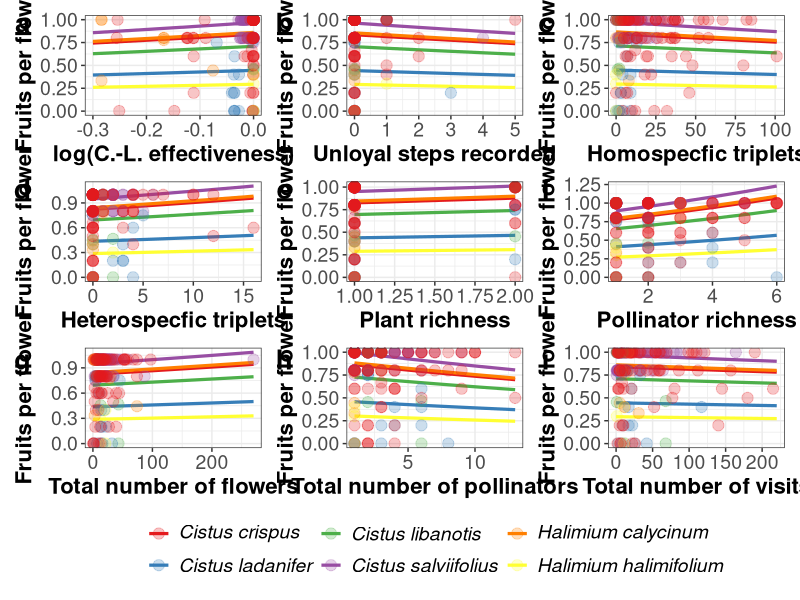

Reproduce this figure in R.

library(tidyverse)
library(glmmTMB)
library(RColorBrewer)
library(scales)

data_log_fullmodel <- read_csv("results/donana/data_gaussian_log_fullmodel.csv")
unique(data_log_fullmodel$Planta)

fullmodel <- glmmTMB(fruitset^2 ~  scale(homo_motif) + scale(hete_motif) + scale(Visits_tot)  + scale(poll_abundance)  +
                           scale(poll_richness) + scale(plant_richness) + scale(total_number_flowers) + scale(unloyal_steps) +
                           scale(log_prob_cons)+(1|Bosque) + Planta + Periodo,
                         family=gaussian(link="log"),
                         data_log_fullmodel)

################################################################################
# PLOTS
################################################################################

#-------------------------------------------------------------------------------------------
# Plot 1
dat1 <- ggeffects::ggpredict(fullmodel, terms = c("log_prob_cons","Planta"),type = "random")
plot_data1 <- plot(dat1)
data_plot_1 <- ggplot_build(plot_data1)$data

data_plot_1[[1]]$colour[data_plot_1[[1]]$colour=="#E41A1C"] <- "Cistus_salviifolius"
data_plot_1[[1]]$colour[data_plot_1[[1]]$colour=="#377EB8"] <- "Cistus_crispus"
data_plot_1[[1]]$colour[data_plot_1[[1]]$colour=="#4DAF4A"] <- "Halimium_halimifolium"
data_plot_1[[1]]$colour[data_plot_1[[1]]$colour=="#984EA3"] <- "Halimium_calycinum"
data_plot_1[[1]]$colour[data_plot_1[[1]]$colour=="#FF7F00"] <- "Cistus_libanotis"
data_plot_1[[1]]$colour[data_plot_1[[1]]$colour=="#FFFF33"] <- "Cistus_ladanifer"

data_plot_1[[2]]$fill[data_plot_1[[2]]$fill=="#E41A1C"] <- "Cistus_salviifolius"
data_plot_1[[2]]$fill[data_plot_1[[2]]$fill=="#377EB8"] <- "Cistus_crispus"
data_plot_1[[2]]$fill[data_plot_1[[2]]$fill=="#4DAF4A"] <- "Halimium_halimifolium"
data_plot_1[[2]]$fill[data_plot_1[[2]]$fill=="#984EA3"] <- "Halimium_calycinum"
data_plot_1[[2]]$fill[data_plot_1[[2]]$fill=="#FF7F00"] <- "Cistus_libanotis"
data_plot_1[[2]]$fill[data_plot_1[[2]]$fill=="#FFFF33"] <- "Cistus_ladanifer"

p1 <- ggplot(data_plot_1[[1]])+
  # geom_ribbon(data = data_plot_1[[2]], aes(x = x, ymin = ymin, ymax = ymax, fill = fill),alpha=0.2)+
  geom_line(aes(x,y,color=colour),linewidth=1.1)+
  geom_point(data = data_log_fullmodel, aes(log_prob_cons,fruitset,color=Planta), size = 3.5, alpha=0.25)+
  labs(
    x = "log(C.-L. effectiveness)",
    y = "Fruits per flower",
    colour = NULL,
    title =NULL
  )+scale_color_brewer(palette = "Set1",labels=c(expression(italic("Cistus crispus")),
                                                  expression(italic("Cistus ladanifer")),
                                                  expression(italic("Cistus libanotis")),
                                                  expression(italic("Cistus salviifolius")),
                                                  expression(italic("Halimium calycinum")),
                                                  expression(italic("Halimium halimifolium"))
                                                  
  ))+
  theme_bw()+
  theme(axis.text=element_text(size=14),
        axis.title=element_text(size=16,face="bold"),
        legend.text=element_text(size=14))+ 
  guides(size = FALSE, fill = FALSE)



#-------------------------------------------------------------------------------------------
# Plot 2
dat2 <- ggeffects::ggpredict(fullmodel, terms = c("unloyal_steps","Planta"),type = "random")
plot_data2 <- plot(dat2)
data_plot_2 <- ggplot_build(plot_data2)$data

data_plot_2[[1]]$colour[data_plot_2[[1]]$colour=="#E41A1C"] <- "Cistus_salviifolius"
data_plot_2[[1]]$colour[data_plot_2[[1]]$colour=="#377EB8"] <- "Cistus_crispus"
data_plot_2[[1]]$colour[data_plot_2[[1]]$colour=="#4DAF4A"] <- "Halimium_halimifolium"
data_plot_2[[1]]$colour[data_plot_2[[1]]$colour=="#984EA3"] <- "Halimium_calycinum"
data_plot_2[[1]]$colour[data_plot_2[[1]]$colour=="#FF7F00"] <- "Cistus_libanotis"
data_plot_2[[1]]$colour[data_plot_2[[1]]$colour=="#FFFF33"] <- "Cistus_ladanifer"

data_plot_2[[2]]$fill[data_plot_2[[2]]$fill=="#E41A1C"] <- "Cistus_salviifolius"
data_plot_2[[2]]$fill[data_plot_2[[2]]$fill=="#377EB8"] <- "Cistus_crispus"
data_plot_2[[2]]$fill[data_plot_2[[2]]$fill=="#4DAF4A"] <- "Halimium_halimifolium"
data_plot_2[[2]]$fill[data_plot_2[[2]]$fill=="#984EA3"] <- "Halimium_calycinum"
data_plot_2[[2]]$fill[data_plot_2[[2]]$fill=="#FF7F00"] <- "Cistus_libanotis"
data_plot_2[[2]]$fill[data_plot_2[[2]]$fill=="#FFFF33"] <- "Cistus_ladanifer"

p2 <- ggplot(data_plot_2[[1]])+
  # geom_ribbon(data = data_plot_2[[2]], aes(x = x, ymin = ymin, ymax = ymax, fill = fill),alpha=0.2)+
  geom_line(aes(x,y,color=colour),linewidth=1.1)+
  geom_point(data = data_log_fullmodel, aes(unloyal_steps,fruitset,color=Planta), size = 3.5, alpha=0.25)+
  labs(
    x = "Unloyal steps recorded",
    y = "Fruits per flower",
    colour = NULL,
    title =NULL
  )+scale_color_brewer(palette = "Set1",labels=c(expression(italic("Cistus crispus")),
                                                expression(italic("Cistus ladanifer")),
                                                expression(italic("Cistus libanotis")),
                                                expression(italic("Cistus salviifolius")),
                                                expression(italic("Halimium calycinum")),
                                                expression(italic("Halimium halimifolium"))
                                                
  ))+
  theme_bw()+
  theme(axis.text=element_text(size=14),
        axis.title=element_text(size=16,face="bold"),
        legend.text=element_text(size=14))+ 
  guides(color = FALSE, size = FALSE, fill = FALSE)


#-------------------------------------------------------------------------------------------
# Plot 3
dat3 <- ggeffects::ggpredict(fullmodel, terms = c("homo_motif","Planta"),type = "random")
plot_data3 <- plot(dat3)
data_plot_3 <- ggplot_build(plot_data3)$data

data_plot_3[[1]]$colour[data_plot_3[[1]]$colour=="#E41A1C"] <- "Cistus_salviifolius"
data_plot_3[[1]]$colour[data_plot_3[[1]]$colour=="#377EB8"] <- "Cistus_crispus"
data_plot_3[[1]]$colour[data_plot_3[[1]]$colour=="#4DAF4A"] <- "Halimium_halimifolium"
data_plot_3[[1]]$colour[data_plot_3[[1]]$colour=="#984EA3"] <- "Halimium_calycinum"
data_plot_3[[1]]$colour[data_plot_3[[1]]$colour=="#FF7F00"] <- "Cistus_libanotis"
data_plot_3[[1]]$colour[data_plot_3[[1]]$colour=="#FFFF33"] <- "Cistus_ladanifer"

data_plot_3[[2]]$fill[data_plot_3[[2]]$fill=="#E41A1C"] <- "Cistus_salviifolius"
data_plot_3[[2]]$fill[data_plot_3[[2]]$fill=="#377EB8"] <- "Cistus_crispus"
data_plot_3[[2]]$fill[data_plot_3[[2]]$fill=="#4DAF4A"] <- "Halimium_halimifolium"
data_plot_3[[2]]$fill[data_plot_3[[2]]$fill=="#984EA3"] <- "Halimium_calycinum"
data_plot_3[[2]]$fill[data_plot_3[[2]]$fill=="#FF7F00"] <- "Cistus_libanotis"
data_plot_3[[2]]$fill[data_plot_3[[2]]$fill=="#FFFF33"] <- "Cistus_ladanifer"

p3 <- ggplot(data_plot_3[[1]])+
  # geom_ribbon(data = data_plot_3[[2]], aes(x = x, ymin = ymin, ymax = ymax, fill = fill),alpha=0.2)+
  geom_line(aes(x,y,color=colour),linewidth=1.1)+
  geom_point(data = data_log_fullmodel, aes(homo_motif,fruitset,color=Planta), size = 3.5, alpha=0.25)+
  labs(
    x = "Homospecfic triplets",
    y = "Fruits per flower",
    colour = NULL,
    title =NULL
  )+scale_color_brewer(palette = "Set1",labels=c(expression(italic("Cistus crispus")),
                                                 expression(italic("Cistus ladanifer")),
                                                 expression(italic("Cistus libanotis")),
                                                 expression(italic("Cistus salviifolius")),
                                                 expression(italic("Halimium calycinum")),
                                                 expression(italic("Halimium halimifolium"))
                                                 
  ))+
  theme_bw()+
  theme(axis.text=element_text(size=14),
        axis.title=element_text(size=16,face="bold"),
        legend.text=element_text(size=14))+ 
  guides(color = FALSE, size = FALSE, fill = FALSE)


#-------------------------------------------------------------------------------------------
# Plot 4
dat4 <- ggeffects::ggpredict(fullmodel, terms = c("hete_motif","Planta"),type = "random")
plot_data4 <- plot(dat4)
data_plot_4 <- ggplot_build(plot_data4)$data

data_plot_4[[1]]$colour[data_plot_4[[1]]$colour=="#E41A1C"] <- "Cistus_salviifolius"
data_plot_4[[1]]$colour[data_plot_4[[1]]$colour=="#377EB8"] <- "Cistus_crispus"
data_plot_4[[1]]$colour[data_plot_4[[1]]$colour=="#4DAF4A"] <- "Halimium_halimifolium"
data_plot_4[[1]]$colour[data_plot_4[[1]]$colour=="#984EA3"] <- "Halimium_calycinum"
data_plot_4[[1]]$colour[data_plot_4[[1]]$colour=="#FF7F00"] <- "Cistus_libanotis"
data_plot_4[[1]]$colour[data_plot_4[[1]]$colour=="#FFFF33"] <- "Cistus_ladanifer"

data_plot_4[[2]]$fill[data_plot_4[[2]]$fill=="#E41A1C"] <- "Cistus_salviifolius"
data_plot_4[[2]]$fill[data_plot_4[[2]]$fill=="#377EB8"] <- "Cistus_crispus"
data_plot_4[[2]]$fill[data_plot_4[[2]]$fill=="#4DAF4A"] <- "Halimium_halimifolium"
data_plot_4[[2]]$fill[data_plot_4[[2]]$fill=="#984EA3"] <- "Halimium_calycinum"
data_plot_4[[2]]$fill[data_plot_4[[2]]$fill=="#FF7F00"] <- "Cistus_libanotis"
data_plot_4[[2]]$fill[data_plot_4[[2]]$fill=="#FFFF33"] <- "Cistus_ladanifer"

p4 <- ggplot(data_plot_4[[1]])+
  # geom_ribbon(data = data_plot_4[[2]], aes(x = x, ymin = ymin, ymax = ymax, fill = fill),alpha=0.2)+
  geom_line(aes(x,y,color=colour),linewidth=1.1)+
  geom_point(data = data_log_fullmodel, aes(hete_motif,fruitset,color=Planta), size = 3.5, alpha=0.25)+
  labs(
    x = "Heterospecfic triplets",
    y = "Fruits per flower",
    colour = NULL,
    title =NULL
  )+scale_color_brewer(palette = "Set1",labels=c(expression(italic("Cistus crispus")),
                                                 expression(italic("Cistus ladanifer")),
                                                 expression(italic("Cistus libanotis")),
                                                 expression(italic("Cistus salviifolius")),
                                                 expression(italic("Halimium calycinum")),
                                                 expression(italic("Halimium halimifolium"))
                                                 
  ))+
  theme_bw()+
  theme(axis.text=element_text(size=14),
        axis.title=element_text(size=16,face="bold"),
        legend.text=element_text(size=14))+ 
  guides(color = FALSE, size = FALSE, fill = FALSE)


#-------------------------------------------------------------------------------------------
# Plot 5
dat5 <- ggeffects::ggpredict(fullmodel, terms = c("plant_richness","Planta"),type = "random")
plot_data5 <- plot(dat5)
data_plot_5 <- ggplot_build(plot_data5)$data

data_plot_5[[1]]$colour[data_plot_5[[1]]$colour=="#E41A1C"] <- "Cistus_salviifolius"
data_plot_5[[1]]$colour[data_plot_5[[1]]$colour=="#377EB8"] <- "Cistus_crispus"
data_plot_5[[1]]$colour[data_plot_5[[1]]$colour=="#4DAF4A"] <- "Halimium_halimifolium"
data_plot_5[[1]]$colour[data_plot_5[[1]]$colour=="#984EA3"] <- "Halimium_calycinum"
data_plot_5[[1]]$colour[data_plot_5[[1]]$colour=="#FF7F00"] <- "Cistus_libanotis"
data_plot_5[[1]]$colour[data_plot_5[[1]]$colour=="#FFFF33"] <- "Cistus_ladanifer"

data_plot_5[[2]]$fill[data_plot_5[[2]]$fill=="#E41A1C"] <- "Cistus_salviifolius"
data_plot_5[[2]]$fill[data_plot_5[[2]]$fill=="#377EB8"] <- "Cistus_crispus"
data_plot_5[[2]]$fill[data_plot_5[[2]]$fill=="#4DAF4A"] <- "Halimium_halimifolium"
data_plot_5[[2]]$fill[data_plot_5[[2]]$fill=="#984EA3"] <- "Halimium_calycinum"
data_plot_5[[2]]$fill[data_plot_5[[2]]$fill=="#FF7F00"] <- "Cistus_libanotis"
data_plot_5[[2]]$fill[data_plot_5[[2]]$fill=="#FFFF33"] <- "Cistus_ladanifer"

p5 <- ggplot(data_plot_5[[1]])+
  # geom_ribbon(data = data_plot_5[[2]], aes(x = x, ymin = ymin, ymax = ymax, fill = fill),alpha=0.2)+
  geom_line(aes(x,y,color=colour),linewidth=1.1)+
  geom_point(data = data_log_fullmodel, aes(plant_richness,fruitset,color=Planta), size = 3.5, alpha=0.25)+
  labs(
    x = "Plant richness",
    y = "Fruits per flower",
    colour = NULL,
    title =NULL
  )+scale_color_brewer(palette = "Set1",labels=c(expression(italic("Cistus crispus")),
                                                 expression(italic("Cistus ladanifer")),
                                                 expression(italic("Cistus libanotis")),
                                                 expression(italic("Cistus salviifolius")),
                                                 expression(italic("Halimium calycinum")),
                                                 expression(italic("Halimium halimifolium"))
                                                 
  ))+
  theme_bw()+
  theme(axis.text=element_text(size=14),
        axis.title=element_text(size=16,face="bold"),
        legend.text=element_text(size=14))+ 
  guides(color = FALSE, size = FALSE, fill = FALSE)

#-------------------------------------------------------------------------------------------
# Plot 6
dat6 <- ggeffects::ggpredict(fullmodel, terms = c("poll_richness","Planta"),type = "random")
plot_data6 <- plot(dat6)
data_plot_6 <- ggplot_build(plot_data6)$data

data_plot_6[[1]]$colour[data_plot_6[[1]]$colour=="#E41A1C"] <- "Cistus_salviifolius"
data_plot_6[[1]]$colour[data_plot_6[[1]]$colour=="#377EB8"] <- "Cistus_crispus"
data_plot_6[[1]]$colour[data_plot_6[[1]]$colour=="#4DAF4A"] <- "Halimium_halimifolium"
data_plot_6[[1]]$colour[data_plot_6[[1]]$colour=="#984EA3"] <- "Halimium_calycinum"
data_plot_6[[1]]$colour[data_plot_6[[1]]$colour=="#FF7F00"] <- "Cistus_libanotis"
data_plot_6[[1]]$colour[data_plot_6[[1]]$colour=="#FFFF33"] <- "Cistus_ladanifer"

data_plot_6[[2]]$fill[data_plot_6[[2]]$fill=="#E41A1C"] <- "Cistus_salviifolius"
data_plot_6[[2]]$fill[data_plot_6[[2]]$fill=="#377EB8"] <- "Cistus_crispus"
data_plot_6[[2]]$fill[data_plot_6[[2]]$fill=="#4DAF4A"] <- "Halimium_halimifolium"
data_plot_6[[2]]$fill[data_plot_6[[2]]$fill=="#984EA3"] <- "Halimium_calycinum"
data_plot_6[[2]]$fill[data_plot_6[[2]]$fill=="#FF7F00"] <- "Cistus_libanotis"
data_plot_6[[2]]$fill[data_plot_6[[2]]$fill=="#FFFF33"] <- "Cistus_ladanifer"

p6 <- ggplot(data_plot_6[[1]])+
  # geom_ribbon(data = data_plot_6[[2]], aes(x = x, ymin = ymin, ymax = ymax, fill = fill),alpha=0.2)+
  geom_line(aes(x,y,color=colour),linewidth=1.1)+
  geom_point(data = data_log_fullmodel, aes(poll_richness,fruitset,color=Planta), size = 3.5, alpha=0.25)+
  labs(
    x = "Pollinator richness",
    y = "Fruits per flower",
    colour = NULL,
    title =NULL
  )+scale_color_brewer(palette = "Set1",labels=c(expression(italic("Cistus crispus")),
                                                 expression(italic("Cistus ladanifer")),
                                                 expression(italic("Cistus libanotis")),
                                                 expression(italic("Cistus salviifolius")),
                                                 expression(italic("Halimium calycinum")),
                                                 expression(italic("Halimium halimifolium"))
                                                 
  ))+
  theme_bw()+
  theme(axis.text=element_text(size=14),
        axis.title=element_text(size=16,face="bold"),
        legend.text=element_text(size=14))+ 
  guides(color = FALSE, size = FALSE, fill = FALSE)



#-------------------------------------------------------------------------------------------
# Plot 7
dat7 <- ggeffects::ggpredict(fullmodel, terms = c("total_number_flowers","Planta"),type = "random")
plot_data7 <- plot(dat7)
data_plot_7 <- ggplot_build(plot_data7)$data

data_plot_7[[1]]$colour[data_plot_7[[1]]$colour=="#E41A1C"] <- "Cistus_salviifolius"
data_plot_7[[1]]$colour[data_plot_7[[1]]$colour=="#377EB8"] <- "Cistus_crispus"
data_plot_7[[1]]$colour[data_plot_7[[1]]$colour=="#4DAF4A"] <- "Halimium_halimifolium"
data_plot_7[[1]]$colour[data_plot_7[[1]]$colour=="#984EA3"] <- "Halimium_calycinum"
data_plot_7[[1]]$colour[data_plot_7[[1]]$colour=="#FF7F00"] <- "Cistus_libanotis"
data_plot_7[[1]]$colour[data_plot_7[[1]]$colour=="#FFFF33"] <- "Cistus_ladanifer"

data_plot_7[[2]]$fill[data_plot_7[[2]]$fill=="#E41A1C"] <- "Cistus_salviifolius"
data_plot_7[[2]]$fill[data_plot_7[[2]]$fill=="#377EB8"] <- "Cistus_crispus"
data_plot_7[[2]]$fill[data_plot_7[[2]]$fill=="#4DAF4A"] <- "Halimium_halimifolium"
data_plot_7[[2]]$fill[data_plot_7[[2]]$fill=="#984EA3"] <- "Halimium_calycinum"
data_plot_7[[2]]$fill[data_plot_7[[2]]$fill=="#FF7F00"] <- "Cistus_libanotis"
data_plot_7[[2]]$fill[data_plot_7[[2]]$fill=="#FFFF33"] <- "Cistus_ladanifer"

p7 <- ggplot(data_plot_7[[1]])+
  # geom_ribbon(data = data_plot_7[[2]], aes(x = x, ymin = ymin, ymax = ymax, fill = fill),alpha=0.2)+
  geom_line(aes(x,y,color=colour),linewidth=1.1)+
  geom_point(data = data_log_fullmodel, aes(total_number_flowers,fruitset,color=Planta), size = 3.5, alpha=0.25)+
  labs(
    x = "Total number of flowers",
    y = "Fruits per flower",
    colour = NULL,
    title =NULL
  )+scale_color_brewer(palette = "Set1",labels=c(expression(italic("Cistus crispus")),
                                                 expression(italic("Cistus ladanifer")),
                                                 expression(italic("Cistus libanotis")),
                                                 expression(italic("Cistus salviifolius")),
                                                 expression(italic("Halimium calycinum")),
                                                 expression(italic("Halimium halimifolium"))
                                                 
  ))+
  theme_bw()+
  theme(axis.text=element_text(size=14),
        axis.title=element_text(size=16,face="bold"),
        legend.text=element_text(size=14))+ 
  guides(color = FALSE, size = FALSE, fill = FALSE)


#-------------------------------------------------------------------------------------------
# Plot 8
dat8 <- ggeffects::ggpredict(fullmodel, terms = c("Visits_tot","Planta"),type = "random")
plot_data8 <- plot(dat8)
data_plot_8 <- ggplot_build(plot_data8)$data

data_plot_8[[1]]$colour[data_plot_8[[1]]$colour=="#E41A1C"] <- "Cistus_salviifolius"
data_plot_8[[1]]$colour[data_plot_8[[1]]$colour=="#377EB8"] <- "Cistus_crispus"
data_plot_8[[1]]$colour[data_plot_8[[1]]$colour=="#4DAF4A"] <- "Halimium_halimifolium"
data_plot_8[[1]]$colour[data_plot_8[[1]]$colour=="#984EA3"] <- "Halimium_calycinum"
data_plot_8[[1]]$colour[data_plot_8[[1]]$colour=="#FF7F00"] <- "Cistus_libanotis"
data_plot_8[[1]]$colour[data_plot_8[[1]]$colour=="#FFFF33"] <- "Cistus_ladanifer"

data_plot_8[[2]]$fill[data_plot_8[[2]]$fill=="#E41A1C"] <- "Cistus_salviifolius"
data_plot_8[[2]]$fill[data_plot_8[[2]]$fill=="#377EB8"] <- "Cistus_crispus"
data_plot_8[[2]]$fill[data_plot_8[[2]]$fill=="#4DAF4A"] <- "Halimium_halimifolium"
data_plot_8[[2]]$fill[data_plot_8[[2]]$fill=="#984EA3"] <- "Halimium_calycinum"
data_plot_8[[2]]$fill[data_plot_8[[2]]$fill=="#FF7F00"] <- "Cistus_libanotis"
data_plot_8[[2]]$fill[data_plot_8[[2]]$fill=="#FFFF33"] <- "Cistus_ladanifer"

p8 <- ggplot(data_plot_8[[1]])+
  # geom_ribbon(data = data_plot_8[[2]], aes(x = x, ymin = ymin, ymax = ymax, fill = fill),alpha=0.2)+
  geom_line(aes(x,y,color=colour),linewidth=1.1)+
  geom_point(data = data_log_fullmodel, aes(Visits_tot,fruitset,color=Planta), size = 3.5, alpha=0.25)+
  labs(
    x = "Total number of visits",
    y = "Fruits per flower",
    colour = NULL,
    title =NULL
  )+scale_color_brewer(palette = "Set1",labels=c(expression(italic("Cistus crispus")),
                                                 expression(italic("Cistus ladanifer")),
                                                 expression(italic("Cistus libanotis")),
                                                 expression(italic("Cistus salviifolius")),
                                                 expression(italic("Halimium calycinum")),
                                                 expression(italic("Halimium halimifolium"))
                                                 
  ))+
  theme_bw()+
  theme(axis.text=element_text(size=14),
        axis.title=element_text(size=16,face="bold"),
        legend.text=element_text(size=14))+ 
  guides(color = FALSE, size = FALSE, fill = FALSE)

#-------------------------------------------------------------------------------------------
# Plot 9
dat9 <- ggeffects::ggpredict(fullmodel, terms = c("poll_abundance","Planta"),type = "random")
plot_data9 <- plot(dat9)
data_plot_9 <- ggplot_build(plot_data9)$data

data_plot_9[[1]]$colour[data_plot_9[[1]]$colour=="#E41A1C"] <- "Cistus_salviifolius"
data_plot_9[[1]]$colour[data_plot_9[[1]]$colour=="#377EB8"] <- "Cistus_crispus"
data_plot_9[[1]]$colour[data_plot_9[[1]]$colour=="#4DAF4A"] <- "Halimium_halimifolium"
data_plot_9[[1]]$colour[data_plot_9[[1]]$colour=="#984EA3"] <- "Halimium_calycinum"
data_plot_9[[1]]$colour[data_plot_9[[1]]$colour=="#FF7F00"] <- "Cistus_libanotis"
data_plot_9[[1]]$colour[data_plot_9[[1]]$colour=="#FFFF33"] <- "Cistus_ladanifer"

data_plot_9[[2]]$fill[data_plot_9[[2]]$fill=="#E41A1C"] <- "Cistus_salviifolius"
data_plot_9[[2]]$fill[data_plot_9[[2]]$fill=="#377EB8"] <- "Cistus_crispus"
data_plot_9[[2]]$fill[data_plot_9[[2]]$fill=="#4DAF4A"] <- "Halimium_halimifolium"
data_plot_9[[2]]$fill[data_plot_9[[2]]$fill=="#984EA3"] <- "Halimium_calycinum"
data_plot_9[[2]]$fill[data_plot_9[[2]]$fill=="#FF7F00"] <- "Cistus_libanotis"
data_plot_9[[2]]$fill[data_plot_9[[2]]$fill=="#FFFF33"] <- "Cistus_ladanifer"

p9 <- ggplot(data_plot_9[[1]])+
  # geom_ribbon(data = data_plot_9[[2]], aes(x = x, ymin = ymin, ymax = ymax, fill = fill),alpha=0.2)+
  geom_line(aes(x,y,color=colour),linewidth=1.1)+
  geom_point(data = data_log_fullmodel, aes(poll_abundance,fruitset,color=Planta), size = 3.5, alpha=0.25)+
  labs(
    x = "Total number of pollinators",
    y = "Fruits per flower",
    colour = NULL,
    title =NULL
  )+scale_color_brewer(palette = "Set1",labels=c(expression(italic("Cistus crispus")),
                                                 expression(italic("Cistus ladanifer")),
                                                 expression(italic("Cistus libanotis")),
                                                 expression(italic("Cistus salviifolius")),
                                                 expression(italic("Halimium calycinum")),
                                                 expression(italic("Halimium halimifolium"))
                                                 
  ))+
  theme_bw()+
  theme(axis.text=element_text(size=14),
        axis.title=element_text(size=16,face="bold"),
        legend.text=element_text(size=14))+ 
  guides(color = FALSE, size = FALSE, fill = FALSE)


#--------------------------------
# Save image
library(patchwork)
png("figures/fig5_NEW.png", width=2000*4.2*0.8, height = 2000*2*1.8, res=300*2)
((p1+p2+p3)/(p4+p5+p6)/(p7+ p9 + p8) & theme(legend.position = "bottom", 
                                                              plot.tag = element_text(face = 'bold', size=20), 
                                                              plot.tag.position  = c(0.03, 0.95))) + plot_layout(guides = "collect") + plot_annotation(tag_levels = "a")
dev.off()


#--------------------------------
# # Save image
# library(patchwork)
# png("figures/fig5_NEW_Ainhoa.png", width=2000*4.2*0.7, height = 2000*2*3, res=300*2)
# ((p1+p2)/(p3+p4)/(p5+p6)/(p7+ p9)/(p8+ plot_spacer()) & theme(legend.position = "bottom")) + plot_layout(guides = "collect")
# dev.off()
